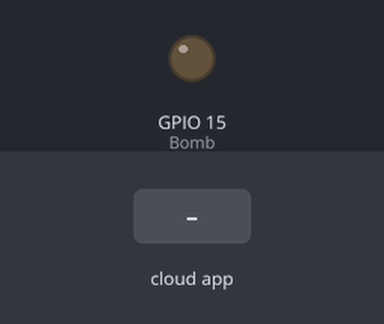
This sketch was run on a simulated ESP32. On the bench: output pins drawn as LEDs (lit = HIGH). The test bench sets the inputs (shaded band). WiFi joins after 1.5 s; servers stay silent unless stated; random numbers use the default seed unless the sketch sets one; what the sketch prints to the serial monitor is not drawn.

Above: at 3.7 s.
3.8 s: the phone or cloud app sets bomba to 1
At 4.9 s:
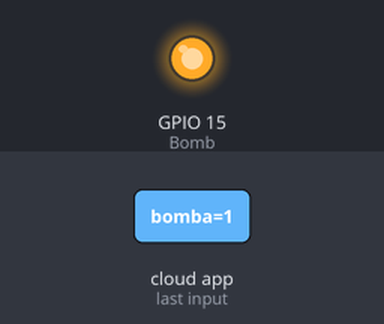
5.3 s: the phone or cloud app sets bomba to 0
At 6.1 s:
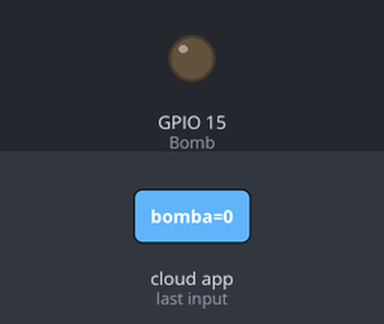
Timing chart, 0 to 8.3 s (numbered marks = the images above; inputs shaded):
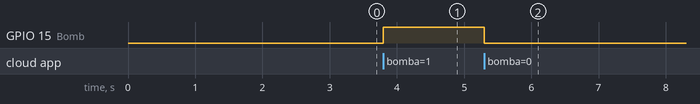

The sketch:

LabPOA_mar17a.ino
```cpp
#include "arduino_secrets.h"
#include "arduino_secrets.h"
#include "thingProperties.h"

//Adição futura de uma bomba d'água
const int Bomb = 15;

//MILLIS
unsigned long int tempoComunicacao = 0;
unsigned long int tempoMedicao = 0;
//Intervalos
unsigned long int IntervaloMedicao = 6000;
unsigned long int IntervaloComunicacao = 20000;


void setup() {
  Serial.begin(115200);
  delay(1000);

  pinMode(Bomb, OUTPUT);

  // ---------ARDUINO IOT CLOUD-------
  // Defined in thingProperties.h
  initProperties();
  // Connect to Arduino IoT Cloud
  ArduinoCloud.begin(ArduinoIoTPreferredConnection);
  setDebugMessageLevel(DBG_INFO);
  ArduinoCloud.printDebugInfo();
  //------------------------------------

  tempoMedicao = millis();
  tempoComunicacao = millis();

  Serial.print("Conectando: ");
  while(!ArduinoCloud.connected()){
    ArduinoCloud.update();
    Serial.print(".");
    delay(500);
  }
  Serial.println("Conectado");

  randomSeed(analogRead(0));

}

void loop() {

    ArduinoCloud.update();

    if(millis() - tempoMedicao >= IntervaloMedicao){

      temperatura = TEMP();
      pH = PH();
      hidrogenio = H2();

      Serial.print("Temperatura: ");
      Serial.println(temperatura);
      Serial.print("PH: ");
      Serial.println(pH);
      Serial.print("H2: ");
      Serial.println(hidrogenio);

      Serial.println("\nMedidas Atualizadas\n");
      tempoComunicacao = millis();
    }
}

void onBombaChange()  {
  Serial.print("Bomba :");
  Serial.println(bomba);
  digitalWrite(Bomb, bomba); //Bomb é o pino do ESP e bomba é a variável booleana que faz ligar e desligar
}

float TEMP(){
  return random(100, 500)/10.0;
}

int H2(){
  return random(0, 1000)/10.0;
}

int PH(){
  return random(1,14);
}
```

arduino_secrets.h
```cpp
#define SECRET_DEVICE_KEY "rKbEweBxHwz!HD7eHF9VYkqD1"
#define SECRET_OPTIONAL_PASS "1mcq65ma"
#define SECRET_SSID "brisa-2349682"
```

thingProperties.h
```cpp
// Code generated by Arduino IoT Cloud, DO NOT EDIT.

#include <ArduinoIoTCloud.h>
#include <Arduino_ConnectionHandler.h>

const char DEVICE_LOGIN_NAME[]  = "256f4f46-62ab-438c-98d7-e15855e20aa9";

const char SSID[]               = SECRET_SSID;    // Network SSID (name)
const char PASS[]               = SECRET_OPTIONAL_PASS;    // Network password (use for WPA, or use as key for WEP)
const char DEVICE_KEY[]  = SECRET_DEVICE_KEY;    // Secret device password

void onBombaChange();

float hidrogenio;
float pH;
float tDS;
float temperatura;
bool bomba;

void initProperties(){

  ArduinoCloud.setBoardId(DEVICE_LOGIN_NAME);
  ArduinoCloud.setSecretDeviceKey(DEVICE_KEY);
  ArduinoCloud.addProperty(hidrogenio, READ, 10 * SECONDS, NULL);
  ArduinoCloud.addProperty(pH, READ, 10 * SECONDS, NULL);
  ArduinoCloud.addProperty(tDS, READ, 10 * SECONDS, NULL);
  ArduinoCloud.addProperty(temperatura, READ, 10 * SECONDS, NULL);
  ArduinoCloud.addProperty(bomba, READWRITE, ON_CHANGE, onBombaChange);

}

WiFiConnectionHandler ArduinoIoTPreferredConnection(SSID, PASS);
```

Measured:
- after the input at 3.8 s, GPIO 15 (Bomb): LOW → HIGH at once
- after the input at 5.3 s, GPIO 15 (Bomb): HIGH → LOW at once
